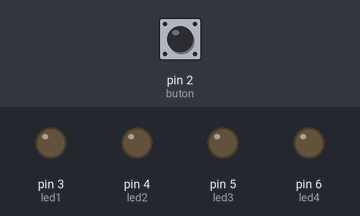
Simulated run of this sketch. Board: Arduino Uno, built with avr-gcc and run on an emulated ATmega328P. On the bench: output pins drawn as LEDs (lit = HIGH). Dashed ring = blinking. Inputs (shaded band) come from the test bench; at power-on: pin 2 (buton) LOW.

Above: at 1.2 s.
1.3 s: pin 2 (buton) pulled HIGH for 1 s
At 1.5 s:
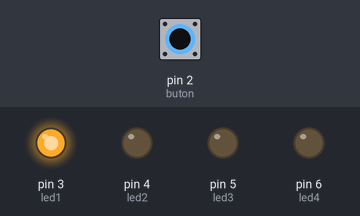
3.8 s: pin 2 (buton) pulled HIGH for 0.25 s
At 4.6 s:
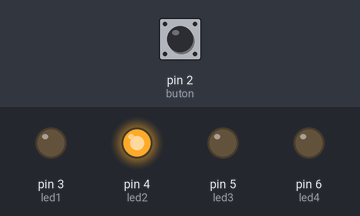
5.5 s: pin 2 (buton) pulled HIGH for 3.2 s
At 9.3 s:
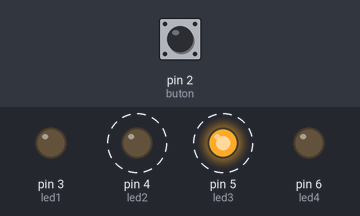
Timing chart, 0 to 10.8 s (numbered marks = the images above; inputs shaded):
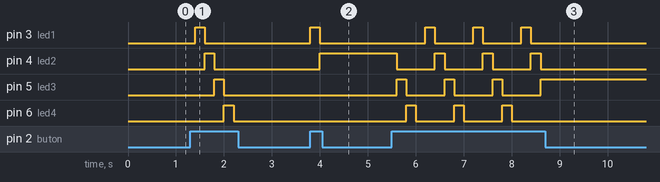

The sketch:

buton_ile_led_yakma_2.ino
```cpp
int buton=2;
int led1=3;
int led2=4;
int led3=5;
int led4=6;
int sayac=0;
void setup() {


 pinMode(led1,OUTPUT);
 pinMode(led2,OUTPUT);
 pinMode(led3,OUTPUT);
 pinMode(led4,OUTPUT);
 pinMode(buton,INPUT);


}

void loop() {

 if(digitalRead(buton) == HIGH)
 {
  sayac = sayac+1;
  }

 if(sayac == 1)
{

    digitalWrite(led1,HIGH);
    digitalWrite(led2,LOW);
    digitalWrite(led3,LOW);
    digitalWrite(led4,LOW);
}
 else  if(sayac == 2)
{

    digitalWrite(led1,LOW);
    digitalWrite(led2,HIGH);
    digitalWrite(led3,LOW);
    digitalWrite(led4,LOW);
}
 else  if(sayac == 3)
{

    digitalWrite(led1,LOW);
    digitalWrite(led2,LOW);
    digitalWrite(led3,HIGH);
    digitalWrite(led4,LOW);
}
 else  if(sayac == 4)
{

    digitalWrite(led1,LOW);
    digitalWrite(led2,LOW);
    digitalWrite(led3,LOW);
    digitalWrite(led4,HIGH);
}
 else  if(sayac == 5)
{

    digitalWrite(led1,LOW);
    digitalWrite(led2,LOW);
    digitalWrite(led3,LOW);
    digitalWrite(led4,LOW);
    sayac=0;
}


delay(200);
}
```

Measured:
- after the input at 1.3 s, pin 3 (led1): LOW → HIGH after 0.10 s, → LOW 0.20 s later; pin 4 (led2): LOW → HIGH after 0.30 s, → LOW 0.20 s later; pin 5 (led3): LOW → HIGH after 0.50 s, → LOW 0.20 s later; pin 6 (led4): LOW → HIGH after 0.70 s, → LOW 0.20 s later
- after the input at 3.8 s, pin 3 (led1): LOW → HIGH at once, → LOW 0.20 s later; pin 4 (led2): LOW → HIGH after 0.20 s
- after the input at 5.5 s, pin 3 (led1): alternates HIGH for 0.20 s and LOW for 0.80 s, 6 changes in all, then stays LOW, starting after 0.70 s; pin 4 (led2): alternates HIGH for 0.20 s and LOW for 0.80 s, 7 changes in all, then stays LOW, starting after 0.10 s
